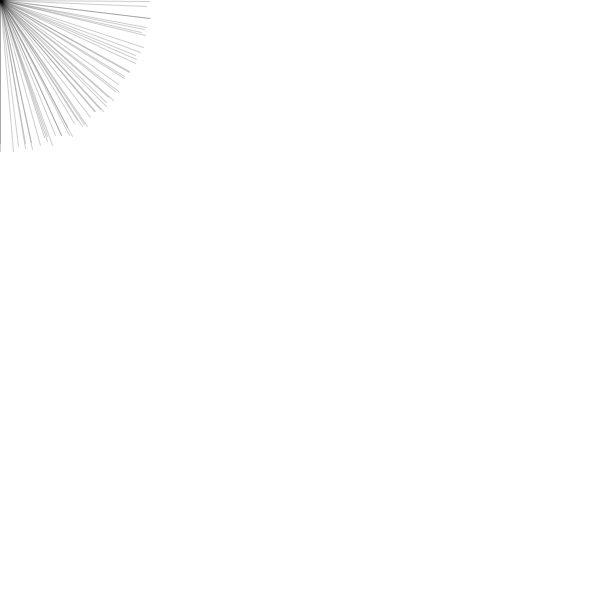
Frame 1 (no input)
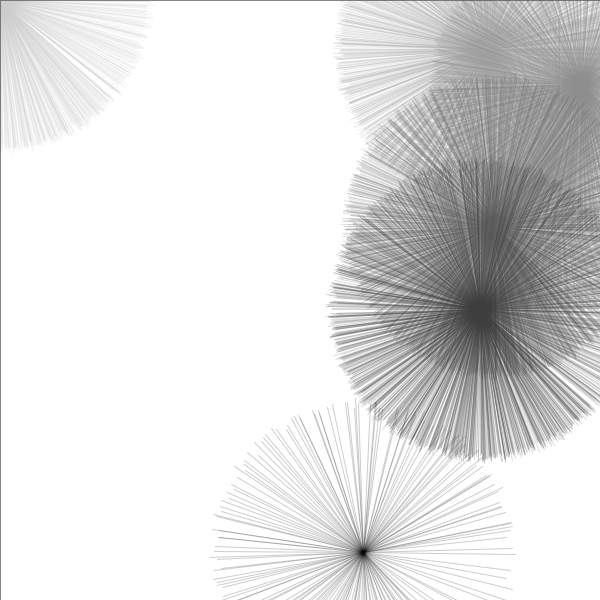
Frame 60 (the mouse pressed at the canvas centre just before this capture)
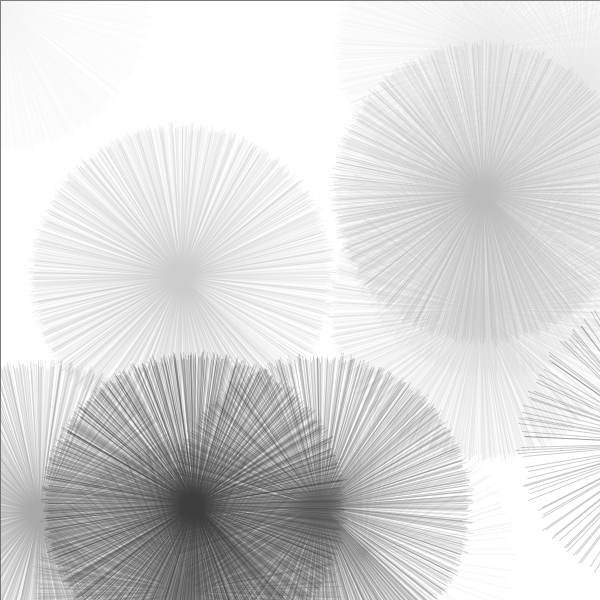
Frame 120 (the mouse held since frame 60 and released just before this capture)

The Processing sketch that drew these frames (run headless with seeded random() and noise(); from frame 60 on, the mouse is pressed at the canvas centre):

// Processing sketch: spikeFlowers
// ── spikeFlowers.pde
float x_mid = 0;
float y_mid = 0;


void setup(){
	size(600,600);
	background(255);

	frameRate(10);
}

// kind of dropplets, kind of wheels...
// The background wipes every 100 frames
void draw(){

	println("frameCount: "+frameCount);
	if(frameCount%10==0){
		fill(255,60);
		rect(0, 0, width, height);

		// Pick a center:
		x_mid = random(600);
		y_mid = random(600);
		translate(x_mid, y_mid);
	}

	

	// fill(73,78,157, 50);		
	stroke(0,50);
	translate(x_mid, y_mid);
	// translate(width/2,height/2);
	line(0, 0, random(100,110), random(100,110));
	// ellipse(0, 0, 15, 15);

	fill(random(7,250),random(7,250),255);	
	// int i = 0;
	// // while(i<10){
	// 	float x = random(100);
	// 	float y = random(100);
		float n = 0;
		float nMax = random(100,200);
		while(n<nMax){

			rotate(0.07);
			// ellipse(x, y, 10, 10);
			line(0, 0, random(100,110), random(100,110));
			// stroke(random(7,250),random(7,250),255);	
			// line(x, y, random(100), random(100));

			n = n + 1;
		}
		// i = i + 1;
	// }
}
